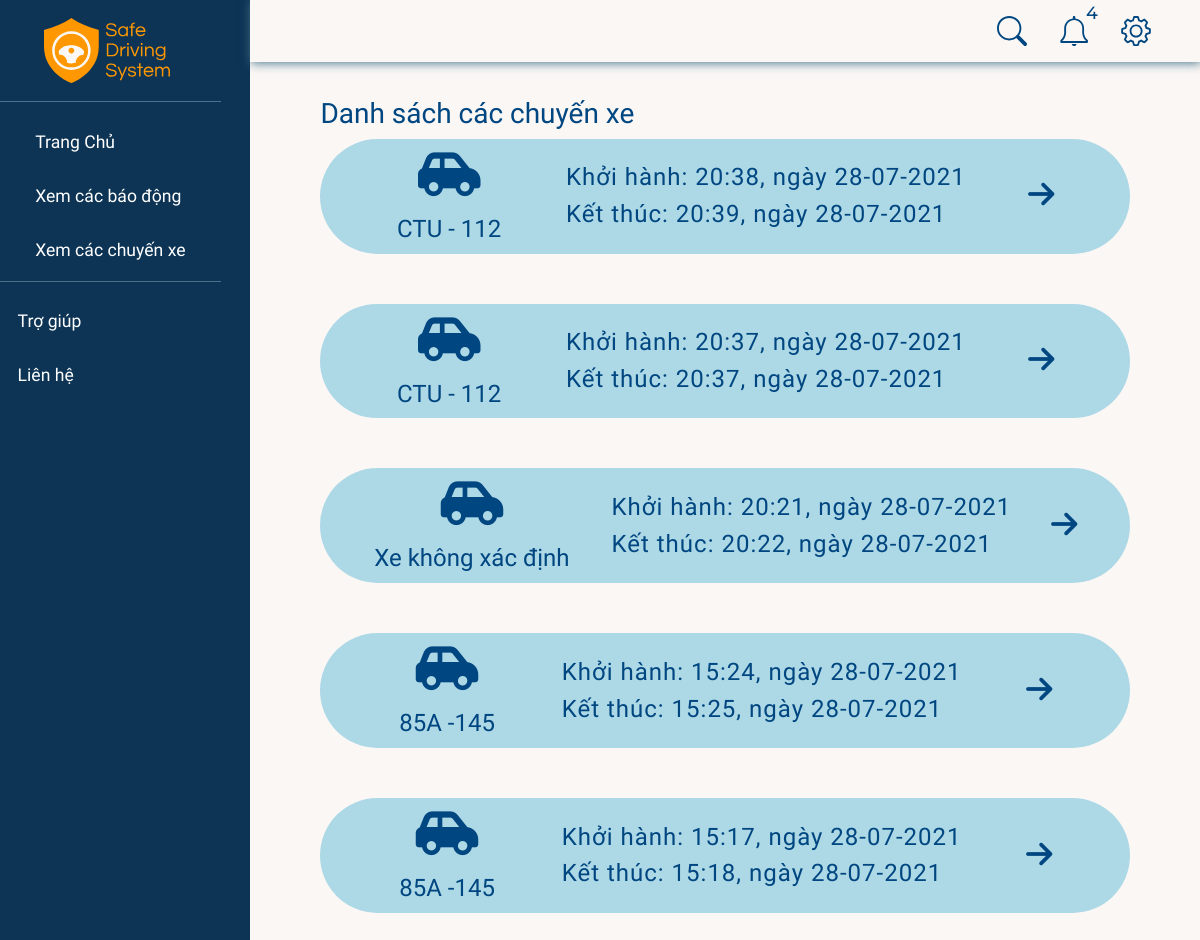
Page /drive/ (signed in) on the earlier database version.
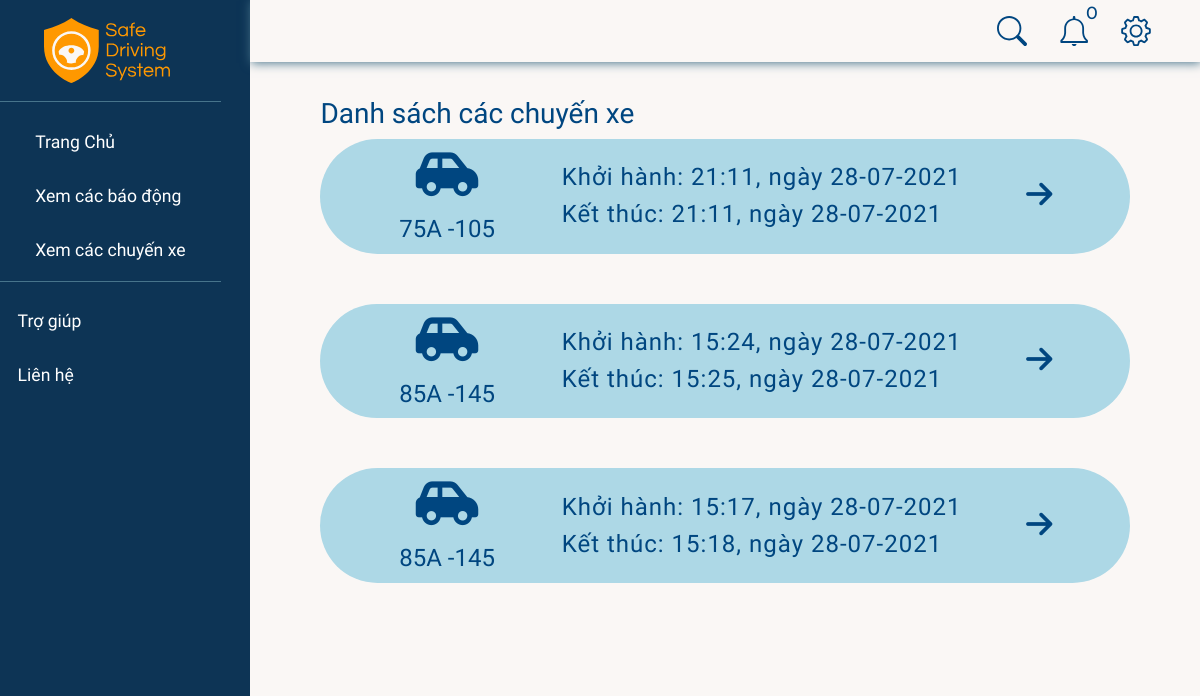
Same page on the later database version.
### realtime/models.py (models this page shows, shortened)
class Drive(models.Model):
    STATUS = (
        ("ongoing", "ongoing"),
        ("ended", "ended"),
    )
    device = models.ForeignKey(RaspDevice, null=True, on_delete=models.CASCADE)
    startTime = models.DateTimeField(null=True)
    status = models.CharField(max_length=20, choices=STATUS)
    endTime = models.DateTimeField(null=True)

### accounts/models.py (models this page shows, shortened)
class RaspDevice(models.Model):
    class Meta:
        constraints = [
            models.UniqueConstraint(fields=["password"], name="password"),
        ]
    STATUS = (
        ("online", "online"),
        ("offline", "offline"),
    )
    name = models.CharField(max_length=50)
    car = models.OneToOneField(Car, null=True, on_delete=models.SET_NULL, blank=True)
    status = models.CharField(
        max_length=50, null=True, blank=True, choices=STATUS, default="offline"
    )
    password = models.CharField(max_length=8, null=True, blank=True)
    dateAdded = models.DateTimeField(auto_now_add=True)
    company = models.ForeignKey(Company, null=True, blank=True, on_delete=models.CASCADE)

class Car(models.Model):
    class Meta:
        constraints = [
            models.UniqueConstraint(fields=["licensePlate"], name="licensePlate"),
        ]
    name = models.CharField(max_length=50)
    licensePlate = models.CharField(max_length=20, null=True)
    boughtDate = models.DateTimeField(auto_now_add=True, null=True)
    company = models.ForeignKey(Company, null=True, on_delete=models.CASCADE)

### realtime/views.py (the view)
# urls.py: path("", views.drives, name="drives"),
@login_required(login_url="/")
def drives(request):
    company = request.user.profile.company
    drs = Drive.objects.filter(device__company=company).order_by('-startTime')
    searchKey = request.GET.get("search-key")
    if searchKey != '' and searchKey is not None:
        drs = drs.filter(device__car__licensePlate__icontains=searchKey)
    lastestAlerts, unreadCounts = getNotifications(company)
    context = {'drs': drs, "notifications": lastestAlerts, "unreadNotis": unreadCounts}
    return render(request, "drives.html", context)

### accounts/views.py (called while the page is built)
def getNotifications(company):
    lastestAlerts = Alert.objects.filter(drive__device__company=company).order_by('-timeOccured')[:5]
    unreadCounts = 0
    for alert in lastestAlerts:
        unreadCounts = (unreadCounts + 1) if not alert.isRead else unreadCounts
    return lastestAlerts, unreadCounts

### realtime/templates/drives.html (shortened to what this page needs)
{% extends 'base.html' %}
{% load static %}
{% block modal %}
{% include 'sidebar.html' %}
{% endblock modal %}
{% block content %}
{% include 'navbar-search.html' %}
<div class="content-container">
    <h3>Danh sách các chuyến xe</h3>
    <div class="drive-wrapper">
        {% for drive in drs %}
        <div
            style="
                {% if drive.endTime %}
                background: lightblue;
                {% else%}
                background: rgba(123, 217, 108, 0.4);
                {% endif %}
                margin-bottom: 50px;"
            class="driver-container"
            id="{{ drive.id }}"
            {% if drive.endTime %}
            online="0"
            {% else%}
            online="1"
            {% endif %}
        >
            <br>
            <div class="driver-container__info">
                <i class="fas fa-car-side"></i>
                {% if drive.device.car %}
                <h3> {{ drive.device.car.licensePlate }} </h3>
                {% else %}
                <h3> Xe không xác định </h3>
                {% endif %}
            </div>
            <div class="driver-container__time">
                <h3>
                    Khởi hành:
                    {{ drive.startTime.time }}, ngày {{ drive.startTime.date }}
                </h3>
                {% if drive.endTime %}
                <h3>
                    Kết thúc:
                    {{ drive.endTime.time }}, ngày {{ drive.endTime.date }}
                </h3>
                {% else %}
                <h3>Xe dang hoat dong</h3>
                {% endif %}
            </div>
            <a href="{% url 'driveDetail' drive.id  %}">
                <i style="transform: rotate(90deg);" class="fas fa-arrow-up"></i>
            </a>
            <br>
        </div>
        {% endfor %}
    </div>
</div>
{% endblock content %}

Differences in the rows shown:
removed Drive: device.car.licensePlate "CTU - 112", startTime.time "20:38", startTime "28-07-2021", endTime.time "20:39", endTime "28-07-2021"
removed Drive: device.car.licensePlate "CTU - 112", startTime.time "20:37", startTime "28-07-2021", endTime.time "20:37", endTime "28-07-2021"
removed Drive: shows "Xe không xác định", startTime.time "20:21", startTime "28-07-2021", endTime.time "20:22", endTime "28-07-2021"
added Drive: device.car.licensePlate "75A -105", startTime.time "21:11", startTime "28-07-2021", endTime.time "21:11", endTime "28-07-2021"
Other differences:
{{ unreadNotis }}: "4" → "0"
